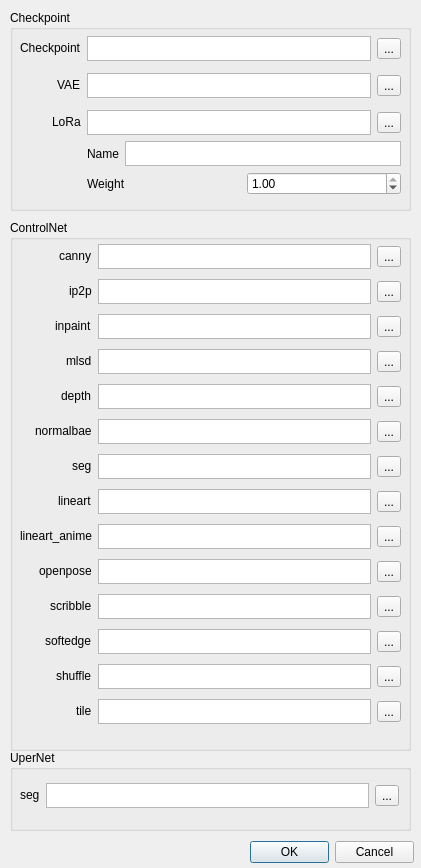
<?xml version="1.0" encoding="UTF-8"?>
<ui version="4.0">
 <class>DialogModels</class>
 <widget class="QDialog" name="DialogModels">
  <property name="geometry">
   <rect>
    <x>0</x>
    <y>0</y>
    <width>421</width>
    <height>868</height>
   </rect>
  </property>
  <property name="minimumSize">
   <size>
    <width>421</width>
    <height>0</height>
   </size>
  </property>
  <property name="maximumSize">
   <size>
    <width>421</width>
    <height>16777215</height>
   </size>
  </property>
  <property name="windowTitle">
   <string>Models</string>
  </property>
  <widget class="QDialogButtonBox" name="buttonBox_dialogmodels">
   <property name="geometry">
    <rect>
     <x>250</x>
     <y>840</y>
     <width>164</width>
     <height>24</height>
    </rect>
   </property>
   <property name="standardButtons">
    <set>QDialogButtonBox::StandardButton::Cancel|QDialogButtonBox::StandardButton::Ok</set>
   </property>
  </widget>
  <widget class="QGroupBox" name="groupBox">
   <property name="geometry">
    <rect>
     <x>10</x>
     <y>10</y>
     <width>401</width>
     <height>201</height>
    </rect>
   </property>
   <property name="title">
    <string>Checkpoint</string>
   </property>
   <widget class="QWidget" name="formLayoutWidget">
    <property name="geometry">
     <rect>
      <x>10</x>
      <y>20</y>
      <width>381</width>
      <height>171</height>
     </rect>
    </property>
    <layout class="QFormLayout" name="formLayout">
     <property name="sizeConstraint">
      <enum>QLayout::SizeConstraint::SetDefaultConstraint</enum>
     </property>
     <property name="labelAlignment">
      <set>Qt::AlignmentFlag::AlignRight|Qt::AlignmentFlag::AlignTrailing|Qt::AlignmentFlag::AlignVCenter</set>
     </property>
     <item row="0" column="0">
      <widget class="QLabel" name="label">
       <property name="text">
        <string>Checkpoint</string>
       </property>
      </widget>
     </item>
     <item row="0" column="1">
      <layout class="QHBoxLayout" name="horizontalLayout_2">
       <item>
        <widget class="QPlainTextEdit" name="plainTextEdit_checkpoint">
         <property name="minimumSize">
          <size>
           <width>0</width>
           <height>25</height>
          </size>
         </property>
         <property name="maximumSize">
          <size>
           <width>16777215</width>
           <height>25</height>
          </size>
         </property>
        </widget>
       </item>
       <item>
        <widget class="QToolButton" name="toolButton_checkpoint">
         <property name="text">
          <string>...</string>
         </property>
        </widget>
       </item>
      </layout>
     </item>
     <item row="1" column="0">
      <widget class="QLabel" name="label_2">
       <property name="text">
        <string>VAE</string>
       </property>
      </widget>
     </item>
     <item row="2" column="0">
      <widget class="QLabel" name="label_3">
       <property name="text">
        <string>LoRa</string>
       </property>
      </widget>
     </item>
     <item row="1" column="1">
      <layout class="QHBoxLayout" name="horizontalLayout_3">
       <property name="sizeConstraint">
        <enum>QLayout::SizeConstraint::SetDefaultConstraint</enum>
       </property>
       <item>
        <widget class="QPlainTextEdit" name="plainTextEdit_vae">
         <property name="minimumSize">
          <size>
           <width>0</width>
           <height>25</height>
          </size>
         </property>
         <property name="maximumSize">
          <size>
           <width>16777215</width>
           <height>25</height>
          </size>
         </property>
        </widget>
       </item>
       <item>
        <widget class="QToolButton" name="toolButton_vae">
         <property name="text">
          <string>...</string>
         </property>
        </widget>
       </item>
      </layout>
     </item>
     <item row="2" column="1">
      <layout class="QVBoxLayout" name="verticalLayout">
       <item>
        <layout class="QHBoxLayout" name="horizontalLayout">
         <item>
          <widget class="QPlainTextEdit" name="plainTextEdit_lora">
           <property name="minimumSize">
            <size>
             <width>0</width>
             <height>0</height>
            </size>
           </property>
           <property name="maximumSize">
            <size>
             <width>16777215</width>
             <height>25</height>
            </size>
           </property>
           <property name="inputMethodHints">
            <set>Qt::InputMethodHint::ImhMultiLine</set>
           </property>
          </widget>
         </item>
         <item>
          <widget class="QToolButton" name="toolButton_lora">
           <property name="text">
            <string>...</string>
           </property>
          </widget>
         </item>
        </layout>
       </item>
       <item>
        <layout class="QHBoxLayout" name="horizontalLayout_6">
         <item>
          <widget class="QLabel" name="label_5">
           <property name="text">
            <string>Name</string>
           </property>
          </widget>
         </item>
         <item>
          <widget class="QPlainTextEdit" name="plainTextEdit_loraname">
           <property name="maximumSize">
            <size>
             <width>16777215</width>
             <height>25</height>
            </size>
           </property>
          </widget>
         </item>
        </layout>
       </item>
       <item>
        <layout class="QHBoxLayout" name="horizontalLayout_4">
         <item>
          <widget class="QLabel" name="label_4">
           <property name="text">
            <string>Weight</string>
           </property>
          </widget>
         </item>
         <item>
          <widget class="QDoubleSpinBox" name="doubleSpinBox_loraweght">
           <property name="maximum">
            <double>1.000000000000000</double>
           </property>
           <property name="singleStep">
            <double>0.010000000000000</double>
           </property>
           <property name="value">
            <double>1.000000000000000</double>
           </property>
          </widget>
         </item>
        </layout>
       </item>
      </layout>
     </item>
    </layout>
   </widget>
  </widget>
  <widget class="QGroupBox" name="groupBox_2">
   <property name="geometry">
    <rect>
     <x>10</x>
     <y>220</y>
     <width>401</width>
     <height>531</height>
    </rect>
   </property>
   <property name="title">
    <string>ControlNet</string>
   </property>
   <widget class="QWidget" name="horizontalLayoutWidget_4">
    <property name="geometry">
     <rect>
      <x>10</x>
      <y>20</y>
      <width>381</width>
      <height>501</height>
     </rect>
    </property>
    <layout class="QHBoxLayout" name="horizontalLayout_7">
     <item>
      <layout class="QFormLayout" name="formLayout_3">
       <property name="labelAlignment">
        <set>Qt::AlignmentFlag::AlignRight|Qt::AlignmentFlag::AlignTrailing|Qt::AlignmentFlag::AlignVCenter</set>
       </property>
       <item row="0" column="0">
        <widget class="QLabel" name="label_20">
         <property name="text">
          <string>canny</string>
         </property>
        </widget>
       </item>
       <item row="1" column="0">
        <widget class="QLabel" name="label_21">
         <property name="text">
          <string>ip2p</string>
         </property>
        </widget>
       </item>
       <item row="13" column="0">
        <widget class="QLabel" name="label_22">
         <property name="text">
          <string>tile</string>
         </property>
        </widget>
       </item>
       <item row="2" column="0">
        <widget class="QLabel" name="label_23">
         <property name="text">
          <string>inpaint</string>
         </property>
        </widget>
       </item>
       <item row="3" column="0">
        <widget class="QLabel" name="label_24">
         <property name="text">
          <string>mlsd</string>
         </property>
        </widget>
       </item>
       <item row="11" column="0">
        <widget class="QLabel" name="label_25">
         <property name="text">
          <string>softedge</string>
         </property>
        </widget>
       </item>
       <item row="12" column="0">
        <widget class="QLabel" name="label_26">
         <property name="text">
          <string>shuffle</string>
         </property>
        </widget>
       </item>
       <item row="4" column="0">
        <widget class="QLabel" name="label_27">
         <property name="text">
          <string>depth</string>
         </property>
        </widget>
       </item>
       <item row="10" column="0">
        <widget class="QLabel" name="label_28">
         <property name="text">
          <string>scribble</string>
         </property>
        </widget>
       </item>
       <item row="8" column="0">
        <widget class="QLabel" name="label_29">
         <property name="text">
          <string>lineart_anime</string>
         </property>
        </widget>
       </item>
       <item row="5" column="0">
        <widget class="QLabel" name="label_30">
         <property name="text">
          <string>normalbae</string>
         </property>
        </widget>
       </item>
       <item row="6" column="0">
        <widget class="QLabel" name="label_31">
         <property name="text">
          <string>seg</string>
         </property>
        </widget>
       </item>
       <item row="7" column="0">
        <widget class="QLabel" name="label_32">
         <property name="text">
          <string>lineart</string>
         </property>
        </widget>
       </item>
       <item row="9" column="0">
        <widget class="QLabel" name="label_33">
         <property name="text">
          <string>openpose</string>
         </property>
        </widget>
       </item>
       <item row="0" column="1">
        <layout class="QHBoxLayout" name="horizontalLayout_8">
         <item>
          <widget class="QPlainTextEdit" name="plainTextEdit_canny">
           <property name="maximumSize">
            <size>
             <width>16777215</width>
             <height>25</height>
            </size>
           </property>
          </widget>
         </item>
         <item>
          <widget class="QToolButton" name="toolButton_canny">
           <property name="text">
            <string>...</string>
           </property>
          </widget>
         </item>
        </layout>
       </item>
       <item row="1" column="1">
        <layout class="QHBoxLayout" name="horizontalLayout_9">
         <item>
          <widget class="QPlainTextEdit" name="plainTextEdit_ip2p">
           <property name="maximumSize">
            <size>
             <width>16777215</width>
             <height>25</height>
            </size>
           </property>
          </widget>
         </item>
         <item>
          <widget class="QToolButton" name="toolButton_ip2p">
           <property name="text">
            <string>...</string>
           </property>
          </widget>
         </item>
        </layout>
       </item>
       <item row="2" column="1">
        <layout class="QHBoxLayout" name="horizontalLayout_10">
         <item>
          <widget class="QPlainTextEdit" name="plainTextEdit_inpaint">
           <property name="maximumSize">
            <size>
             <width>16777215</width>
             <height>25</height>
            </size>
           </property>
          </widget>
         </item>
         <item>
          <widget class="QToolButton" name="toolButton_inpaint">
           <property name="text">
            <string>...</string>
           </property>
          </widget>
         </item>
        </layout>
       </item>
       <item row="3" column="1">
        <layout class="QHBoxLayout" name="horizontalLayout_11">
         <item>
          <widget class="QPlainTextEdit" name="plainTextEdit_mlsd">
           <property name="maximumSize">
            <size>
             <width>16777215</width>
             <height>25</height>
            </size>
           </property>
          </widget>
         </item>
         <item>
          <widget class="QToolButton" name="toolButton_mlsd">
           <property name="text">
            <string>...</string>
           </property>
          </widget>
         </item>
        </layout>
       </item>
       <item row="4" column="1">
        <layout class="QHBoxLayout" name="horizontalLayout_12">
         <item>
          <widget class="QPlainTextEdit" name="plainTextEdit_depth">
           <property name="maximumSize">
            <size>
             <width>16777215</width>
             <height>25</height>
            </size>
           </property>
          </widget>
         </item>
         <item>
          <widget class="QToolButton" name="toolButton_depth">
           <property name="text">
            <string>...</string>
           </property>
          </widget>
         </item>
        </layout>
       </item>
       <item row="5" column="1">
        <layout class="QHBoxLayout" name="horizontalLayout_13">
         <item>
          <widget class="QPlainTextEdit" name="plainTextEdit_normalbae">
           <property name="maximumSize">
            <size>
             <width>16777215</width>
             <height>25</height>
            </size>
           </property>
          </widget>
         </item>
         <item>
          <widget class="QToolButton" name="toolButton_normalbae">
           <property name="text">
            <string>...</string>
           </property>
          </widget>
         </item>
        </layout>
       </item>
       <item row="6" column="1">
        <layout class="QHBoxLayout" name="horizontalLayout_14">
         <item>
          <widget class="QPlainTextEdit" name="plainTextEdit_seg">
           <property name="maximumSize">
            <size>
             <width>16777215</width>
             <height>25</height>
            </size>
           </property>
          </widget>
         </item>
         <item>
          <widget class="QToolButton" name="toolButton_seg">
           <property name="text">
            <string>...</string>
           </property>
          </widget>
         </item>
        </layout>
       </item>
       <item row="7" column="1">
        <layout class="QHBoxLayout" name="horizontalLayout_15">
         <item>
          <widget class="QPlainTextEdit" name="plainTextEdit_lineart">
           <property name="maximumSize">
            <size>
             <width>16777215</width>
             <height>25</height>
            </size>
           </property>
          </widget>
         </item>
         <item>
          <widget class="QToolButton" name="toolButton_lineart">
           <property name="text">
            <string>...</string>
           </property>
          </widget>
         </item>
        </layout>
       </item>
       <item row="8" column="1">
        <layout class="QHBoxLayout" name="horizontalLayout_16">
         <item>
          <widget class="QPlainTextEdit" name="plainTextEdit_lineartanime">
           <property name="maximumSize">
            <size>
             <width>16777215</width>
             <height>25</height>
            </size>
           </property>
          </widget>
         </item>
         <item>
          <widget class="QToolButton" name="toolButton_lineartanime">
           <property name="text">
            <string>...</string>
           </property>
          </widget>
         </item>
        </layout>
       </item>
       <item row="9" column="1">
        <layout class="QHBoxLayout" name="horizontalLayout_17">
         <item>
          <widget class="QPlainTextEdit" name="plainTextEdit_openpose">
           <property name="maximumSize">
            <size>
             <width>16777215</width>
             <height>25</height>
            </size>
           </property>
          </widget>
         </item>
         <item>
          <widget class="QToolButton" name="toolButton_openpose">
           <property name="text">
            <string>...</string>
           </property>
          </widget>
         </item>
        </layout>
       </item>
       <item row="10" column="1">
        <layout class="QHBoxLayout" name="horizontalLayout_18">
         <item>
          <widget class="QPlainTextEdit" name="plainTextEdit_scribble">
           <property name="maximumSize">
            <size>
             <width>16777215</width>
             <height>25</height>
            </size>
           </property>
          </widget>
         </item>
         <item>
          <widget class="QToolButton" name="toolButton_scribble">
           <property name="text">
            <string>...</string>
           </property>
          </widget>
         </item>
        </layout>
       </item>
       <item row="11" column="1">
        <layout class="QHBoxLayout" name="horizontalLayout_19">
         <item>
          <widget class="QPlainTextEdit" name="plainTextEdit_softedge">
           <property name="maximumSize">
            <size>
             <width>16777215</width>
             <height>25</height>
            </size>
           </property>
          </widget>
         </item>
         <item>
          <widget class="QToolButton" name="toolButton_softedge">
           <property name="text">
            <string>...</string>
           </property>
          </widget>
         </item>
        </layout>
       </item>
       <item row="12" column="1">
        <layout class="QHBoxLayout" name="horizontalLayout_20">
         <item>
          <widget class="QPlainTextEdit" name="plainTextEdit_shuffle">
           <property name="maximumSize">
            <size>
             <width>16777215</width>
             <height>25</height>
            </size>
           </property>
          </widget>
         </item>
         <item>
          <widget class="QToolButton" name="toolButton_shuffle">
           <property name="text">
            <string>...</string>
           </property>
          </widget>
         </item>
        </layout>
       </item>
       <item row="13" column="1">
        <layout class="QHBoxLayout" name="horizontalLayout_21">
         <item>
          <widget class="QPlainTextEdit" name="plainTextEdit_tile">
           <property name="maximumSize">
            <size>
             <width>16777215</width>
             <height>25</height>
            </size>
           </property>
          </widget>
         </item>
         <item>
          <widget class="QToolButton" name="toolButton_tile">
           <property name="text">
            <string>...</string>
           </property>
          </widget>
         </item>
        </layout>
       </item>
      </layout>
     </item>
    </layout>
   </widget>
  </widget>
  <widget class="QGroupBox" name="groupBox_3">
   <property name="geometry">
    <rect>
     <x>10</x>
     <y>750</y>
     <width>401</width>
     <height>81</height>
    </rect>
   </property>
   <property name="title">
    <string>UperNet</string>
   </property>
   <widget class="QWidget" name="">
    <property name="geometry">
     <rect>
      <x>10</x>
      <y>30</y>
      <width>379</width>
      <height>31</height>
     </rect>
    </property>
    <layout class="QFormLayout" name="formLayout_4">
     <property name="labelAlignment">
      <set>Qt::AlignmentFlag::AlignRight|Qt::AlignmentFlag::AlignTrailing|Qt::AlignmentFlag::AlignVCenter</set>
     </property>
     <item row="0" column="0">
      <widget class="QLabel" name="label_34">
       <property name="text">
        <string>seg</string>
       </property>
      </widget>
     </item>
     <item row="0" column="1">
      <layout class="QHBoxLayout" name="horizontalLayout_23">
       <item>
        <widget class="QPlainTextEdit" name="plainTextEdit_upernetseg">
         <property name="maximumSize">
          <size>
           <width>16777215</width>
           <height>25</height>
          </size>
         </property>
        </widget>
       </item>
       <item>
        <widget class="QToolButton" name="toolButton_upernetseg">
         <property name="text">
          <string>...</string>
         </property>
        </widget>
       </item>
      </layout>
     </item>
    </layout>
   </widget>
  </widget>
 </widget>
 <resources/>
 <connections/>
</ui>
